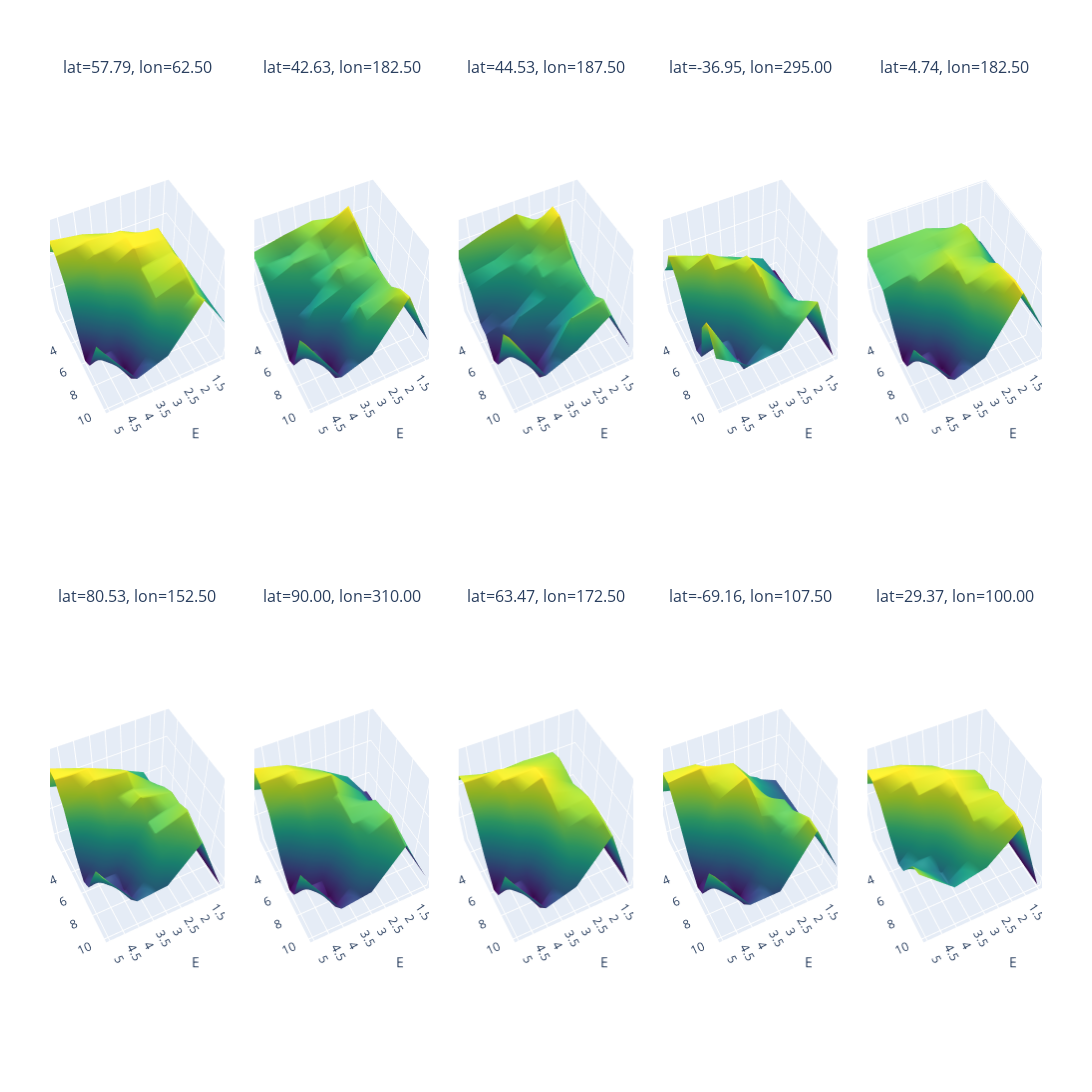

Notebook cell for this chart:
### Code cell
import xarray as xr
import pandas as pd
import numpy as np
import random

import plotly.graph_objects as go
from plotly.subplots import make_subplots

from pyEDM import EmbedDimension

# Assume ds_sat and df_pre are already defined
# Grab coordinate sizes
nlat = ds_sat.sizes["lat"]
nlon = ds_sat.sizes["lon"]
ages = ds_sat["age"].values  # keep track of the ages

# ---------------------------------------------------------------------
# 2. Randomly select 10 (lat, lon) grid points
# ---------------------------------------------------------------------
all_pairs = [(ilat, ilon) for ilat in range(nlat) for ilon in range(nlon)]
random_pairs = random.sample(all_pairs, 10)  # pick 10 unique (ilat, ilon)

results_list = []  # will be a list of (ilat, ilon, E_axis, Tau_axis, RhoMatrix)

for idx, (ilat, ilon) in enumerate(random_pairs):
    # Extract local sat time series
    sat_ts = ds_sat["sat"].isel(lat=ilat, lon=ilon).values

    df_tmp = pd.DataFrame({
        "Time": ages,
        "pre": df_pre["pre"],  # predictor
        "sat": sat_ts          # target to predict
    })

    # We'll store a 2D array of shape (5,10) for E=1..5, tau=1..10
    RhoMatrix = np.zeros((5, 10))

    # For each tau in 1..10, call EmbedDimension once with maxE=5 and Tp=tau
    for tau in range(1, 11):
        edm_out = EmbedDimension(
            dataFrame=df_tmp,
            columns="sat",
            target="pre",
            maxE=5,          # We'll evaluate E=1..5
            tau=tau,
            Tp=5,
            lib="1 120",     # Entire time series, adapt if needed
            pred="1 120",
            showPlot=False,  # We'll handle plotting ourselves
        )

        for e_row in edm_out.itertuples():
            e_val = e_row.E     # 1..5
            rho_val = e_row.rho
            RhoMatrix[int(e_val - 1), int(tau - 1)] = rho_val

    # Axis values for plotting
    E_axis = np.arange(1, 6)     # E = 1..5
    Tau_axis = np.arange(1, 11)  # tau = 1..10

    # Save the result for this grid point
    results_list.append((ilat, ilon, E_axis, Tau_axis, RhoMatrix))

# ---------------------------------------------------------------------
# 4. Make a 3D surface plot for each of the 10 results using Plotly subplots
# ---------------------------------------------------------------------

# Create subplot titles using true latitude and longitude values
subplot_titles = [
    f"lat={ds_sat['lat'].values[r[0]]:.2f}, lon={ds_sat['lon'].values[r[1]]:.2f}"
    for r in results_list
]

# Create a 2x5 grid of 3D subplots with adjusted spacing
fig = make_subplots(
    rows=2, cols=5,
    specs=[[{"type": "surface"}]*5, [{"type": "surface"}]*5],
    subplot_titles=subplot_titles,
    horizontal_spacing=0.03,  # reduce horizontal spacing
    vertical_spacing=0.1      # reduce vertical spacing
)

# Add each surface plot trace to its respective subplot
for i, (ilat, ilon, E_axis, Tau_axis, RhoMatrix) in enumerate(results_list):
    E_grid, Tau_grid = np.meshgrid(E_axis, Tau_axis, indexing='ij')
    row = (i // 5) + 1
    col = (i % 5) + 1

    surf = go.Surface(
        x=E_grid,       # E dimension
        y=Tau_grid,     # tau dimension
        z=RhoMatrix,    # rho values
        colorscale="Viridis",
        showscale=False
    )


    fig.add_trace(surf, row=row, col=col)
       
    # set x ticks
    # fig.update_xaxes(title_text="E", row=row, col=col, tickmode="array", tickvals=[1, 2, 3, 4, 5])


# Update overall layout with adjusted margins for better label visibility
fig.update_layout(
    height=1600,
    width=2800,
    margin=dict(l=50, r=50, t=80, b=50),
    # title="3D Surface Plots with Adjusted Subplots and Viewing Angles"
)



# ---------------------------------------------------------------------
# 3. Adjust the viewing angle (camera) for each subplot
# ---------------------------------------------------------------------
# Loop over each subplot scene and set the camera view.
# Note: The first scene is named 'scene', and subsequent ones as 'scene2', 'scene3', etc.
for i in range(1, len(results_list)+1):
    scene_id = f'scene{i}' if i > 1 else 'scene'
    fig.layout[scene_id].update(
        xaxis_title="E",
        yaxis_title="tau",
        zaxis_title="rho",
        camera=dict(
            eye=dict(x=1, y=2, z=3)  
        )
    )

fig.show()

### Figure 1 — Plotly figure (JSON) as saved in the notebook; plotly's stock layout.template omitted (floating-point values rounded to 4 significant figures)
{"data": [{"colorscale": [[0, "#440154"], [0.1111, "#482878"], [0.2222, "#3e4989"], [0.3333, "#31688e"], [0.4444, "#26828e"], [0.5556, "#1f9e89"], [0.6667, "#35b779"], [0.7778, "#6ece58"], [0.8889, "#b5de2b"], [1, "#fde725"]], "scene": "scene", "showscale": false, "type": "surface", "x": [[1, 1, 1, 1, 1, 1, 1, 1, 1, 1], [2, 2, 2, 2, 2, 2, 2, 2, 2, 2], [3, 3, 3, 3, 3, 3, 3, 3, 3, 3], [4, 4, 4, 4, 4, 4, 4, 4, 4, 4], [5, 5, 5, 5, 5, 5, 5, 5, 5, 5]], "y": [[1, 2, 3, 4, 5, 6, 7, 8, 9, 10], [1, 2, 3, 4, 5, 6, 7, 8, 9, 10], [1, 2, 3, 4, 5, 6, 7, 8, 9, 10], [1, 2, 3, 4, 5, 6, 7, 8, 9, 10], [1, 2, 3, 4, 5, 6, 7, 8, 9, 10]], "z": [[0.8376, 0.8376, 0.8376, 0.8376, 0.8376, 0.8376, 0.8376, 0.8376, 0.8376, 0.8376], [0.8697, 0.8315, 0.9309, 0.974, 0.9711, 0.9652, 0.9725, 0.9593, 0.9454, 0.9584], [0.8626, 0.9371, 0.9696, 0.9804, 0.9791, 0.9532, 0.9418, 0.9288, 0.8729, 0.822], [0.8807, 0.9636, 0.9745, 0.9633, 0.9319, 0.8702, 0.7864, 0.7331, 0.7393, 0.7862], [0.9193, 0.9765, 0.9614, 0.9184, 0.8083, 0.7271, 0.751, 0.8298, 0.9073, 0.9321]]}, {"colorscale": [[0, "#440154"], [0.1111, "#482878"], [0.2222, "#3e4989"], [0.3333, "#31688e"], [0.4444, "#26828e"], [0.5556, "#1f9e89"], [0.6667, "#35b779"], [0.7778, "#6ece58"], [0.8889, "#b5de2b"], [1, "#fde725"]], "scene": "scene2", "showscale": false, "type": "surface", "x": [[1, 1, 1, 1, 1, 1, 1, 1, 1, 1], [2, 2, 2, 2, 2, 2, 2, 2, 2, 2], [3, 3, 3, 3, 3, 3, 3, 3, 3, 3], [4, 4, 4, 4, 4, 4, 4, 4, 4, 4], [5, 5, 5, 5, 5, 5, 5, 5, 5, 5]], "y": [[1, 2, 3, 4, 5, 6, 7, 8, 9, 10], [1, 2, 3, 4, 5, 6, 7, 8, 9, 10], [1, 2, 3, 4, 5, 6, 7, 8, 9, 10], [1, 2, 3, 4, 5, 6, 7, 8, 9, 10], [1, 2, 3, 4, 5, 6, 7, 8, 9, 10]], "z": [[0.7795, 0.7795, 0.7795, 0.7795, 0.7795, 0.7795, 0.7795, 0.7795, 0.7795, 0.7795], [0.9075, 0.9545, 0.9448, 0.9267, 0.9041, 0.9108, 0.9071, 0.9092, 0.932, 0.9426], [0.923, 0.919, 0.8996, 0.888, 0.9049, 0.8845, 0.8634, 0.8896, 0.8779, 0.8183], [0.9115, 0.8852, 0.8946, 0.8663, 0.8355, 0.8557, 0.7851, 0.7339, 0.7407, 0.7865], [0.8964, 0.8835, 0.859, 0.8313, 0.7953, 0.7279, 0.7504, 0.8301, 0.9075, 0.9318]]}, {"colorscale": [[0, "#440154"], [0.1111, "#482878"], [0.2222, "#3e4989"], [0.3333, "#31688e"], [0.4444, "#26828e"], [0.5556, "#1f9e89"], [0.6667, "#35b779"], [0.7778, "#6ece58"], [0.8889, "#b5de2b"], [1, "#fde725"]], "scene": "scene3", "showscale": false, "type": "surface", "x": [[1, 1, 1, 1, 1, 1, 1, 1, 1, 1], [2, 2, 2, 2, 2, 2, 2, 2, 2, 2], [3, 3, 3, 3, 3, 3, 3, 3, 3, 3], [4, 4, 4, 4, 4, 4, 4, 4, 4, 4], [5, 5, 5, 5, 5, 5, 5, 5, 5, 5]], "y": [[1, 2, 3, 4, 5, 6, 7, 8, 9, 10], [1, 2, 3, 4, 5, 6, 7, 8, 9, 10], [1, 2, 3, 4, 5, 6, 7, 8, 9, 10], [1, 2, 3, 4, 5, 6, 7, 8, 9, 10], [1, 2, 3, 4, 5, 6, 7, 8, 9, 10]], "z": [[0.7512, 0.7512, 0.7512, 0.7512, 0.7512, 0.7512, 0.7512, 0.7512, 0.7512, 0.7512], [0.8767, 0.9348, 0.9357, 0.9029, 0.885, 0.8785, 0.8735, 0.8708, 0.8917, 0.8812], [0.921, 0.8943, 0.8742, 0.8741, 0.8661, 0.8455, 0.8191, 0.8282, 0.8774, 0.821], [0.9064, 0.8635, 0.8565, 0.825, 0.799, 0.8234, 0.7784, 0.7338, 0.7405, 0.7865], [0.8845, 0.8519, 0.8312, 0.7773, 0.7737, 0.727, 0.7504, 0.8304, 0.9075, 0.9312]]}, {"colorscale": [[0, "#440154"], [0.1111, "#482878"], [0.2222, "#3e4989"], [0.3333, "#31688e"], [0.4444, "#26828e"], [0.5556, "#1f9e89"], [0.6667, "#35b779"], [0.7778, "#6ece58"], [0.8889, "#b5de2b"], [1, "#fde725"]], "scene": "scene4", "showscale": false, "type": "surface", "x": [[1, 1, 1, 1, 1, 1, 1, 1, 1, 1], [2, 2, 2, 2, 2, 2, 2, 2, 2, 2], [3, 3, 3, 3, 3, 3, 3, 3, 3, 3], [4, 4, 4, 4, 4, 4, 4, 4, 4, 4], [5, 5, 5, 5, 5, 5, 5, 5, 5, 5]], "y": [[1, 2, 3, 4, 5, 6, 7, 8, 9, 10], [1, 2, 3, 4, 5, 6, 7, 8, 9, 10], [1, 2, 3, 4, 5, 6, 7, 8, 9, 10], [1, 2, 3, 4, 5, 6, 7, 8, 9, 10], [1, 2, 3, 4, 5, 6, 7, 8, 9, 10]], "z": [[0.6809, 0.6809, 0.6809, 0.6809, 0.6809, 0.6809, 0.6809, 0.6809, 0.6809, 0.6809], [0.7189, 0.8041, 0.8404, 0.8306, 0.8293, 0.8575, 0.8494, 0.8732, 0.9143, 0.952], [0.7724, 0.8522, 0.8851, 0.9024, 0.9591, 0.9721, 0.9604, 0.9249, 0.8747, 0.8218], [0.809, 0.8658, 0.9276, 0.97, 0.9464, 0.8684, 0.7842, 0.7344, 0.7402, 0.8127], [0.845, 0.8953, 0.9678, 0.9171, 0.8031, 0.729, 0.7508, 0.9199, 0.9848, 0.901]]}, {"colorscale": [[0, "#440154"], [0.1111, "#482878"], [0.2222, "#3e4989"], [0.3333, "#31688e"], [0.4444, "#26828e"], [0.5556, "#1f9e89"], [0.6667, "#35b779"], [0.7778, "#6ece58"], [0.8889, "#b5de2b"], [1, "#fde725"]], "scene": "scene5", "showscale": false, "type": "surface", "x": [[1, 1, 1, 1, 1, 1, 1, 1, 1, 1], [2, 2, 2, 2, 2, 2, 2, 2, 2, 2], [3, 3, 3, 3, 3, 3, 3, 3, 3, 3], [4, 4, 4, 4, 4, 4, 4, 4, 4, 4], [5, 5, 5, 5, 5, 5, 5, 5, 5, 5]], "y": [[1, 2, 3, 4, 5, 6, 7, 8, 9, 10], [1, 2, 3, 4, 5, 6, 7, 8, 9, 10], [1, 2, 3, 4, 5, 6, 7, 8, 9, 10], [1, 2, 3, 4, 5, 6, 7, 8, 9, 10], [1, 2, 3, 4, 5, 6, 7, 8, 9, 10]], "z": [[0.8305, 0.8305, 0.8305, 0.8305, 0.8305, 0.8305, 0.8305, 0.8305, 0.8305, 0.8305], [0.9062, 0.9474, 0.9635, 0.9528, 0.935, 0.9484, 0.9775, 0.9855, 0.9949, 0.9928], [0.9358, 0.9389, 0.9335, 0.955, 0.9651, 0.9626, 0.9496, 0.9211, 0.8783, 0.8218], [0.9362, 0.9297, 0.9304, 0.9303, 0.9305, 0.8694, 0.7858, 0.7333, 0.7396, 0.7863], [0.9347, 0.9192, 0.9111, 0.9064, 0.8035, 0.7283, 0.7497, 0.8296, 0.9077, 0.9321]]}, {"colorscale": [[0, "#440154"], [0.1111, "#482878"], [0.2222, "#3e4989"], [0.3333, "#31688e"], [0.4444, "#26828e"], [0.5556, "#1f9e89"], [0.6667, "#35b779"], [0.7778, "#6ece58"], [0.8889, "#b5de2b"], [1, "#fde725"]], "scene": "scene6", "showscale": false, "type": "surface", "x": [[1, 1, 1, 1, 1, 1, 1, 1, 1, 1], [2, 2, 2, 2, 2, 2, 2, 2, 2, 2], [3, 3, 3, 3, 3, 3, 3, 3, 3, 3], [4, 4, 4, 4, 4, 4, 4, 4, 4, 4], [5, 5, 5, 5, 5, 5, 5, 5, 5, 5]], "y": [[1, 2, 3, 4, 5, 6, 7, 8, 9, 10], [1, 2, 3, 4, 5, 6, 7, 8, 9, 10], [1, 2, 3, 4, 5, 6, 7, 8, 9, 10], [1, 2, 3, 4, 5, 6, 7, 8, 9, 10], [1, 2, 3, 4, 5, 6, 7, 8, 9, 10]], "z": [[0.6828, 0.6828, 0.6828, 0.6828, 0.6828, 0.6828, 0.6828, 0.6828, 0.6828, 0.6828], [0.7524, 0.8562, 0.8417, 0.8795, 0.9043, 0.9214, 0.9198, 0.9338, 0.9168, 0.9031], [0.8182, 0.9001, 0.932, 0.9594, 0.9334, 0.9437, 0.8993, 0.8951, 0.8613, 0.7898], [0.8555, 0.9403, 0.9715, 0.966, 0.9262, 0.8629, 0.7611, 0.7228, 0.7345, 0.78], [0.8826, 0.9735, 0.9704, 0.916, 0.7875, 0.7202, 0.7437, 0.8277, 0.9057, 0.9299]]}, {"colorscale": [[0, "#440154"], [0.1111, "#482878"], [0.2222, "#3e4989"], [0.3333, "#31688e"], [0.4444, "#26828e"], [0.5556, "#1f9e89"], [0.6667, "#35b779"], [0.7778, "#6ece58"], [0.8889, "#b5de2b"], [1, "#fde725"]], "scene": "scene7", "showscale": false, "type": "surface", "x": [[1, 1, 1, 1, 1, 1, 1, 1, 1, 1], [2, 2, 2, 2, 2, 2, 2, 2, 2, 2], [3, 3, 3, 3, 3, 3, 3, 3, 3, 3], [4, 4, 4, 4, 4, 4, 4, 4, 4, 4], [5, 5, 5, 5, 5, 5, 5, 5, 5, 5]], "y": [[1, 2, 3, 4, 5, 6, 7, 8, 9, 10], [1, 2, 3, 4, 5, 6, 7, 8, 9, 10], [1, 2, 3, 4, 5, 6, 7, 8, 9, 10], [1, 2, 3, 4, 5, 6, 7, 8, 9, 10], [1, 2, 3, 4, 5, 6, 7, 8, 9, 10]], "z": [[0.7468, 0.7468, 0.7468, 0.7468, 0.7468, 0.7468, 0.7468, 0.7468, 0.7468, 0.7468], [0.7677, 0.8584, 0.8389, 0.8697, 0.872, 0.9081, 0.9139, 0.927, 0.9162, 0.9041], [0.8332, 0.9113, 0.9329, 0.9566, 0.929, 0.9161, 0.9044, 0.8722, 0.8416, 0.7875], [0.8638, 0.9562, 0.9702, 0.9592, 0.9142, 0.8398, 0.7545, 0.7248, 0.7334, 0.7743], [0.8873, 0.9778, 0.9634, 0.9128, 0.7812, 0.7168, 0.7415, 0.827, 0.9045, 0.9288]]}, {"colorscale": [[0, "#440154"], [0.1111, "#482878"], [0.2222, "#3e4989"], [0.3333, "#31688e"], [0.4444, "#26828e"], [0.5556, "#1f9e89"], [0.6667, "#35b779"], [0.7778, "#6ece58"], [0.8889, "#b5de2b"], [1, "#fde725"]], "scene": "scene8", "showscale": false, "type": "surface", "x": [[1, 1, 1, 1, 1, 1, 1, 1, 1, 1], [2, 2, 2, 2, 2, 2, 2, 2, 2, 2], [3, 3, 3, 3, 3, 3, 3, 3, 3, 3], [4, 4, 4, 4, 4, 4, 4, 4, 4, 4], [5, 5, 5, 5, 5, 5, 5, 5, 5, 5]], "y": [[1, 2, 3, 4, 5, 6, 7, 8, 9, 10], [1, 2, 3, 4, 5, 6, 7, 8, 9, 10], [1, 2, 3, 4, 5, 6, 7, 8, 9, 10], [1, 2, 3, 4, 5, 6, 7, 8, 9, 10], [1, 2, 3, 4, 5, 6, 7, 8, 9, 10]], "z": [[0.7284, 0.7284, 0.7284, 0.7284, 0.7284, 0.7284, 0.7284, 0.7284, 0.7284, 0.7284], [0.8562, 0.9377, 0.9473, 0.9405, 0.9314, 0.9441, 0.9532, 0.9531, 0.9492, 0.9418], [0.9018, 0.9428, 0.9587, 0.9788, 0.9834, 0.9667, 0.9451, 0.9194, 0.8764, 0.8155], [0.913, 0.9389, 0.9767, 0.9763, 0.9418, 0.8718, 0.7801, 0.7314, 0.7377, 0.7843], [0.9213, 0.9635, 0.9734, 0.9205, 0.8057, 0.7251, 0.7482, 0.829, 0.9066, 0.9307]]}, {"colorscale": [[0, "#440154"], [0.1111, "#482878"], [0.2222, "#3e4989"], [0.3333, "#31688e"], [0.4444, "#26828e"], [0.5556, "#1f9e89"], [0.6667, "#35b779"], [0.7778, "#6ece58"], [0.8889, "#b5de2b"], [1, "#fde725"]], "scene": "scene9", "showscale": false, "type": "surface", "x": [[1, 1, 1, 1, 1, 1, 1, 1, 1, 1], [2, 2, 2, 2, 2, 2, 2, 2, 2, 2], [3, 3, 3, 3, 3, 3, 3, 3, 3, 3], [4, 4, 4, 4, 4, 4, 4, 4, 4, 4], [5, 5, 5, 5, 5, 5, 5, 5, 5, 5]], "y": [[1, 2, 3, 4, 5, 6, 7, 8, 9, 10], [1, 2, 3, 4, 5, 6, 7, 8, 9, 10], [1, 2, 3, 4, 5, 6, 7, 8, 9, 10], [1, 2, 3, 4, 5, 6, 7, 8, 9, 10], [1, 2, 3, 4, 5, 6, 7, 8, 9, 10]], "z": [[0.751, 0.751, 0.751, 0.751, 0.751, 0.751, 0.751, 0.751, 0.751, 0.751], [0.7937, 0.8322, 0.8327, 0.8073, 0.8302, 0.8915, 0.8935, 0.9185, 0.9419, 0.9392], [0.8292, 0.8831, 0.9476, 0.9585, 0.9695, 0.942, 0.9078, 0.8534, 0.8126, 0.7564], [0.834, 0.9477, 0.97, 0.9457, 0.9177, 0.8154, 0.7298, 0.6727, 0.7031, 0.7565], [0.8618, 0.9561, 0.9561, 0.8684, 0.7512, 0.6834, 0.7061, 0.8033, 0.8929, 0.9299]]}, {"colorscale": [[0, "#440154"], [0.1111, "#482878"], [0.2222, "#3e4989"], [0.3333, "#31688e"], [0.4444, "#26828e"], [0.5556, "#1f9e89"], [0.6667, "#35b779"], [0.7778, "#6ece58"], [0.8889, "#b5de2b"], [1, "#fde725"]], "scene": "scene10", "showscale": false, "type": "surface", "x": [[1, 1, 1, 1, 1, 1, 1, 1, 1, 1], [2, 2, 2, 2, 2, 2, 2, 2, 2, 2], [3, 3, 3, 3, 3, 3, 3, 3, 3, 3], [4, 4, 4, 4, 4, 4, 4, 4, 4, 4], [5, 5, 5, 5, 5, 5, 5, 5, 5, 5]], "y": [[1, 2, 3, 4, 5, 6, 7, 8, 9, 10], [1, 2, 3, 4, 5, 6, 7, 8, 9, 10], [1, 2, 3, 4, 5, 6, 7, 8, 9, 10], [1, 2, 3, 4, 5, 6, 7, 8, 9, 10], [1, 2, 3, 4, 5, 6, 7, 8, 9, 10]], "z": [[0.5668, 0.5668, 0.5668, 0.5668, 0.5668, 0.5668, 0.5668, 0.5668, 0.5668, 0.5668], [0.7336, 0.7032, 0.8343, 0.9113, 0.9306, 0.9179, 0.9518, 0.9468, 0.964, 0.9549], [0.7828, 0.8927, 0.9302, 0.9616, 0.9725, 0.9642, 0.9503, 0.9237, 0.8751, 0.8198], [0.8192, 0.944, 0.9774, 0.9662, 0.9438, 0.8718, 0.7857, 0.7318, 0.7381, 0.7863], [0.8641, 0.97, 0.969, 0.9211, 0.8056, 0.7269, 0.75, 0.8296, 0.9067, 0.9315]]}], "layout": {"annotations": [{"font": {"size": 16}, "showarrow": false, "text": "lat=57.79, lon=62.50", "x": 0.088, "xanchor": "center", "xref": "paper", "y": 1, "yanchor": "bottom", "yref": "paper"}, {"font": {"size": 16}, "showarrow": false, "text": "lat=42.63, lon=182.50", "x": 0.294, "xanchor": "center", "xref": "paper", "y": 1, "yanchor": "bottom", "yref": "paper"}, {"font": {"size": 16}, "showarrow": false, "text": "lat=44.53, lon=187.50", "x": 0.5, "xanchor": "center", "xref": "paper", "y": 1, "yanchor": "bottom", "yref": "paper"}, {"font": {"size": 16}, "showarrow": false, "text": "lat=-36.95, lon=295.00", "x": 0.706, "xanchor": "center", "xref": "paper", "y": 1, "yanchor": "bottom", "yref": "paper"}, {"font": {"size": 16}, "showarrow": false, "text": "lat=4.74, lon=182.50", "x": 0.912, "xanchor": "center", "xref": "paper", "y": 1, "yanchor": "bottom", "yref": "paper"}, {"font": {"size": 16}, "showarrow": false, "text": "lat=80.53, lon=152.50", "x": 0.088, "xanchor": "center", "xref": "paper", "y": 0.45, "yanchor": "bottom", "yref": "paper"}, {"font": {"size": 16}, "showarrow": false, "text": "lat=90.00, lon=310.00", "x": 0.294, "xanchor": "center", "xref": "paper", "y": 0.45, "yanchor": "bottom", "yref": "paper"}, {"font": {"size": 16}, "showarrow": false, "text": "lat=63.47, lon=172.50", "x": 0.5, "xanchor": "center", "xref": "paper", "y": 0.45, "yanchor": "bottom", "yref": "paper"}, {"font": {"size": 16}, "showarrow": false, "text": "lat=-69.16, lon=107.50", "x": 0.706, "xanchor": "center", "xref": "paper", "y": 0.45, "yanchor": "bottom", "yref": "paper"}, {"font": {"size": 16}, "showarrow": false, "text": "lat=29.37, lon=100.00", "x": 0.912, "xanchor": "center", "xref": "paper", "y": 0.45, "yanchor": "bottom", "yref": "paper"}], "height": 1600, "margin": {"b": 50, "l": 50, "r": 50, "t": 80}, "scene": {"camera": {"eye": {"x": 1, "y": 2, "z": 3}}, "domain": {"x": [0, 0.176], "y": [0.55, 1]}, "xaxis": {"title": {"text": "E"}}, "yaxis": {"title": {"text": "tau"}}, "zaxis": {"title": {"text": "rho"}}}, "scene10": {"camera": {"eye": {"x": 1, "y": 2, "z": 3}}, "domain": {"x": [0.824, 1], "y": [0, 0.45]}, "xaxis": {"title": {"text": "E"}}, "yaxis": {"title": {"text": "tau"}}, "zaxis": {"title": {"text": "rho"}}}, "scene2": {"camera": {"eye": {"x": 1, "y": 2, "z": 3}}, "domain": {"x": [0.206, 0.382], "y": [0.55, 1]}, "xaxis": {"title": {"text": "E"}}, "yaxis": {"title": {"text": "tau"}}, "zaxis": {"title": {"text": "rho"}}}, "scene3": {"camera": {"eye": {"x": 1, "y": 2, "z": 3}}, "domain": {"x": [0.412, 0.588], "y": [0.55, 1]}, "xaxis": {"title": {"text": "E"}}, "yaxis": {"title": {"text": "tau"}}, "zaxis": {"title": {"text": "rho"}}}, "scene4": {"camera": {"eye": {"x": 1, "y": 2, "z": 3}}, "domain": {"x": [0.618, 0.794], "y": [0.55, 1]}, "xaxis": {"title": {"text": "E"}}, "yaxis": {"title": {"text": "tau"}}, "zaxis": {"title": {"text": "rho"}}}, "scene5": {"camera": {"eye": {"x": 1, "y": 2, "z": 3}}, "domain": {"x": [0.824, 1], "y": [0.55, 1]}, "xaxis": {"title": {"text": "E"}}, "yaxis": {"title": {"text": "tau"}}, "zaxis": {"title": {"text": "rho"}}}, "scene6": {"camera": {"eye": {"x": 1, "y": 2, "z": 3}}, "domain": {"x": [0, 0.176], "y": [0, 0.45]}, "xaxis": {"title": {"text": "E"}}, "yaxis": {"title": {"text": "tau"}}, "zaxis": {"title": {"text": "rho"}}}, "scene7": {"camera": {"eye": {"x": 1, "y": 2, "z": 3}}, "domain": {"x": [0.206, 0.382], "y": [0, 0.45]}, "xaxis": {"title": {"text": "E"}}, "yaxis": {"title": {"text": "tau"}}, "zaxis": {"title": {"text": "rho"}}}, "scene8": {"camera": {"eye": {"x": 1, "y": 2, "z": 3}}, "domain": {"x": [0.412, 0.588], "y": [0, 0.45]}, "xaxis": {"title": {"text": "E"}}, "yaxis": {"title": {"text": "tau"}}, "zaxis": {"title": {"text": "rho"}}}, "scene9": {"camera": {"eye": {"x": 1, "y": 2, "z": 3}}, "domain": {"x": [0.618, 0.794], "y": [0, 0.45]}, "xaxis": {"title": {"text": "E"}}, "yaxis": {"title": {"text": "tau"}}, "zaxis": {"title": {"text": "rho"}}}, "width": 2800}}
